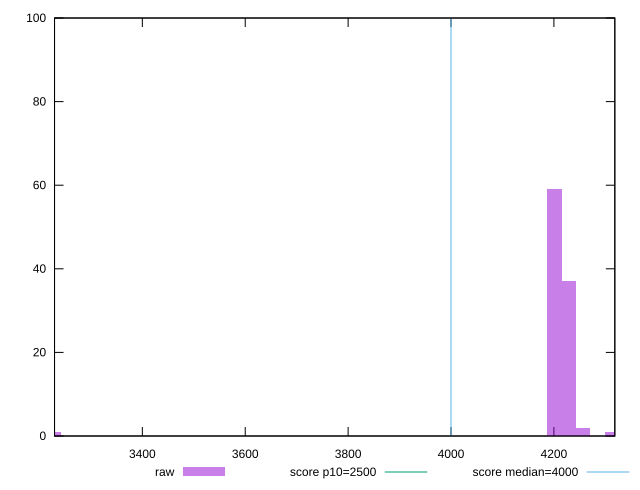

Source code (gnuplot):
reset

$raw <<EOF
3227.3023939288905 1
4201.057426579849 59
4228.878998941304 37
4312.343716025673 1
4256.700571302761 2
EOF

set key outside below
set boxwidth 27.821572361455953
set xrange [3229.3085:4318.434]
set yrange [0:100]
set trange [0:100]
set style fill transparent solid 0.5 noborder

set parametric
set terminal svg size 640, 490 enhanced background rgb 'white'
set output "report_00018_2021-02-10T15-25-16.877Z/largest-contentful-paint/samples/pages+cached+noadtech+nomedia+nocss/raw/histogram.svg"

plot $raw title "raw" with boxes, \
     2500,t title "score p10=2500", \
     4000,t title "score median=4000"

reset
